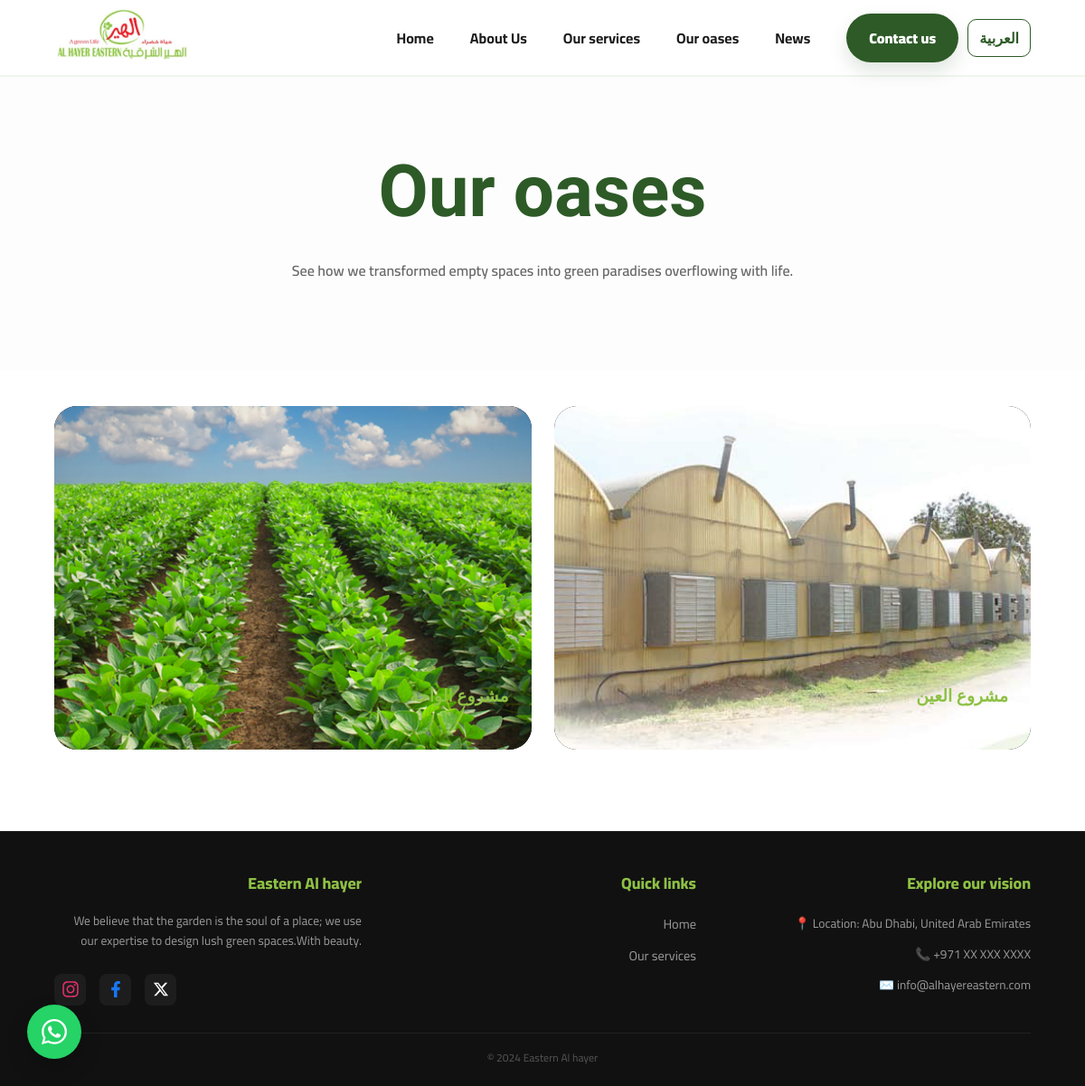
Screenshot of /en/gallery/ with the database file from the repository.
### main/models.py (models this page shows, shortened)
class Project(models.Model):
    title = models.CharField(max_length=200, verbose_name="عنوان المشروع")
    description = models.TextField(verbose_name="وصف المشروع")
    image = models.ImageField(upload_to='projects/', verbose_name="صورة المشروع")
    created_at = models.DateTimeField(auto_now_add=True)
    class Meta:
        verbose_name = "مشروع"
        verbose_name_plural = "المشاريع"

### main/views.py (the view)
# urls.py: path('gallery/', views.gallery_view, name='gallery'),
def gallery_view(request):
    projects = Project.objects.all().order_by('-created_at') # جلب كل المشاريع من الأحدث للأقدم
    return render(request, 'gallery.html', {'projects': projects})

### main/templates/gallery.html (shortened to what this page needs)
{% extends 'base.html' %}
{% load i18n %}
{% load static %}
{% block content %}
<div class="gallery-wrapper">
    <header class="gallery-header" style="padding: 80px 5%; text-align: center; background: #fdfdfd;">
        <h1 style="color: var(--p-green); font-weight: 900;">{% translate "واحاتنا" %}</h1>
        <p style="max-width: 700px; margin: 15px auto; color: #666; font-weight: 600;">
            {% translate "شاهد كيف حولنا المساحات الخالية إلى جنات خضراء تفيض بالحياة." %}
        </p>
    </header>
<div class="projects-grid">
    {% for project in projects %}
    <div class="project-card">
        <img src="{{ project.image.url }}" alt="{{ project.title }}">
        <div class="project-overlay">
            <h3>{{ project.title }}</h3>
        </div>
    </div>
    {% endfor %}
</div>
</div>
{% endblock %}

### main/static/css/main_style.css (style rules this page uses)
:root { --p-calm-green: #2d5a27; --p-hover-green: #1e3d1a; --p-accent: #8ec045; --white: #ffffff; --text-dark: #1a1a1a; }
* { box-sizing: border-box; margin: 0; padding: 0; }
body { font-family: 'Cairo', sans-serif; background: var(--white); overflow-x: hidden; padding-top: 85px; scroll-behavior: smooth; }
.js-ready section, .js-ready .news-card, .js-ready .service-card, .js-ready .project-card { opacity: 0; transform: translateY(40px); transition: all 0.8s cubic-bezier(0.4, 0, 0.2, 1); }
h1 { font-family: 'Almarai', sans-serif !important; font-size: clamp(2.5rem, 7vw, 5rem); font-weight: 900; color: var(--p-calm-green); margin-bottom: 25px; opacity: 0; transform: translateY(-80px); }
h1.show-title { opacity: 1; transform: translateY(0); transition: 1.2s cubic-bezier(0.175, 0.885, 0.32, 1.275); }
.projects-grid { display: grid; grid-template-columns: repeat(auto-fit, minmax(320px, 1fr)); gap: 25px; padding: 40px 5%; max-width: 1300px; margin: 0 auto; }
.project-card { position: relative; height: 380px; border-radius: 25px; overflow: hidden; background: #000; opacity: 1 !important; transform: none !important; }
.project-card img { width: 100%; height: 100%; object-fit: cover; transition: 0.6s ease; }
.project-card::after { content: ''; position: absolute; top: 0; left: 0; width: 100%; height: 100%; background: rgba(0, 0, 0, 0.4); backdrop-filter: blur(15px); -webkit-backdrop-filter: blur(15px); opacity: 0; transition: opacity 0.4s ease; z-index: 1; }
.project-overlay { position: absolute; bottom: 0; left: 0; width: 100%; height: 95px; background: transparent !important; padding: 25px; z-index: 2; transition: 0.5s cubic-bezier(0.4, 0, 0.2, 1); text-align: right; color: white; }
.project-overlay h3 { font-family: 'Almarai' !important; color: var(--p-accent); font-weight: 800; margin-bottom: 10px; }

### main/templates/base.html (style rules this page uses)
:root { --p-green: #2d5a27; --text-dark: #1a1a1a; }
* { box-sizing: border-box; margin: 0; padding: 0; transition: 0.3s ease; }
body { font-family: 'Cairo', sans-serif; background: #ffffff; padding-top: 85px; overflow-x: hidden; scroll-behavior: smooth; }
h1 { font-family: 'Almarai', sans-serif !important; opacity: 0; transform: translateY(-80px); transition: all 1.2s cubic-bezier(0.175, 0.885, 0.32, 1.275); }
h1.show-title { opacity: 1; transform: translateY(0); }

### rows the page displays
Project: image (picture), title "مشروع الواحة"
Project: image (picture), title "مشروع العين"
